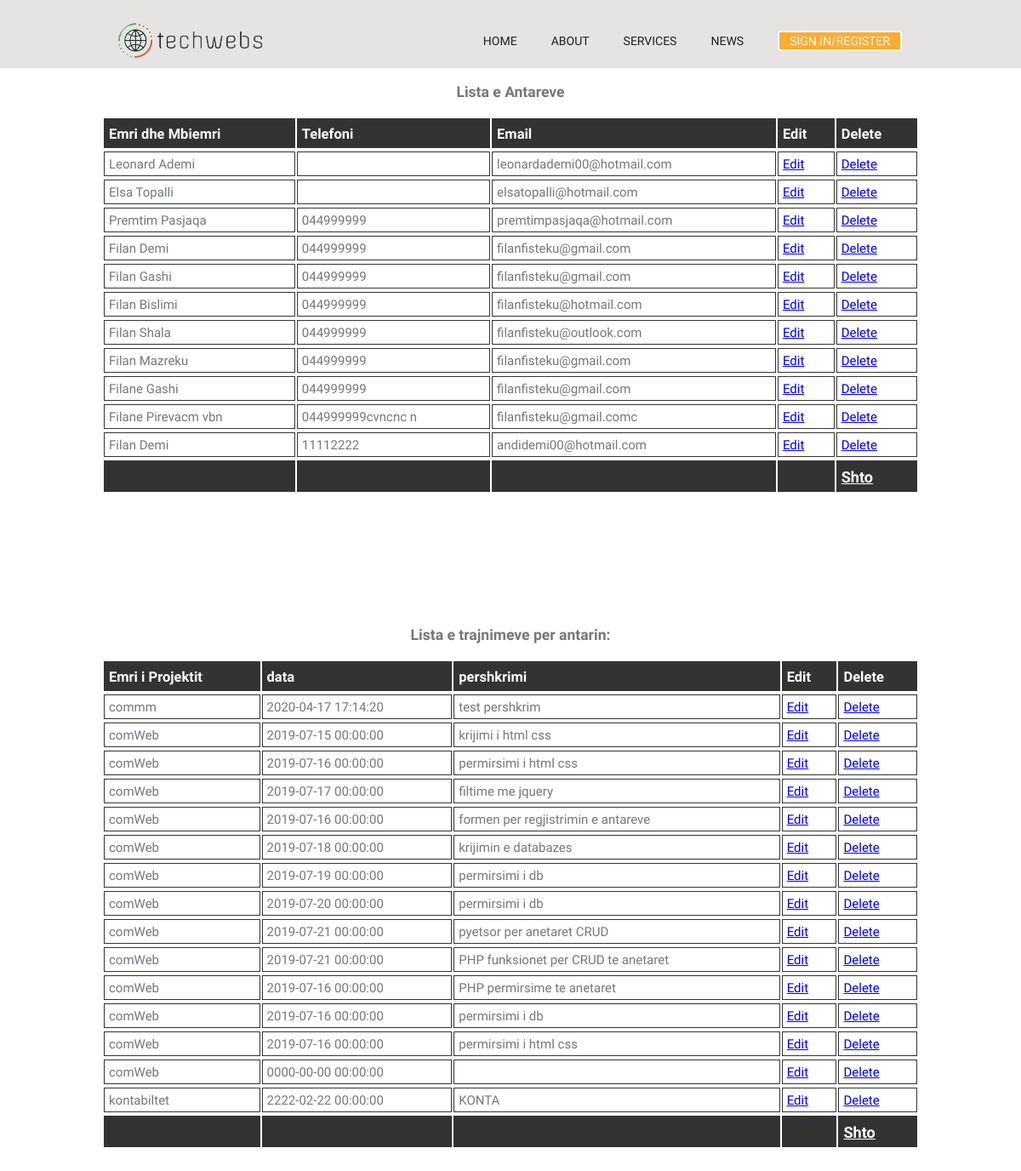
/antaret.php, run on the app's committed database.
### tables this page shows
CREATE TABLE `antaret` (
  `antariid` int(11) NOT NULL,
  `emri` varchar(50) NOT NULL,
  `mbiemri` varchar(50) NOT NULL,
  `datalindjes` date DEFAULT NULL,
  `nrpersonal` bigint(20) DEFAULT NULL,
  `telefoni` varchar(20) DEFAULT NULL,
  `email` varchar(30) DEFAULT NULL,
  `fjalekalimi` varchar(30) DEFAULT NULL,
  `roli` bit(1) DEFAULT NULL
);

CREATE TABLE `trajnimet` (
  `trajnimetid` int(11) NOT NULL,
  `antariid` int(11) NOT NULL,
  `projektiid` int(11) DEFAULT NULL,
  `data` datetime NOT NULL DEFAULT current_timestamp(),
  `pershkrimi` text DEFAULT NULL
);

CREATE TABLE `projektet` (
  `projektiid` int(11) NOT NULL,
  `emri` varchar(50) NOT NULL,
  `pershkrimi` text DEFAULT NULL,
  `datafillimit` date NOT NULL,
  `datambarimit` date NOT NULL
);

### inc/funksionet.php (called while the page is built, shortened)
<?php
    global $dbcon;
    function merrAntaret(){
        global $dbcon;
        $sql="SELECT antariid, emri, mbiemri, telefoni, email FROM antaret";
        $result=mysqli_query($dbcon,$sql);
        if($result){
            return $result;
        }
        else{
            die("Nuk arrita te marr shenimet !". mysqli_error($dbcon));
        }
    }
?>

### inc/funk.php (called while the page is built, shortened)
<?php
global $dbconn;
function merrTrajnimet($antariid){
    global $dbconn;
    $sql = " SELECT t.trajnimetid, p.emri, t.data, t.pershkrimi FROM trajnimet t INNER JOIN projektet p ON t.projektiid = p.projektiid ";
     $result = mysqli_query($dbconn,$sql);
     if($result){
         return $result;
     }
     else{
        die("Nuk arrita te marr shenimet!". mysqli_error($dbconn));
    }
}
?>

### antaret.php (the view, shortened to what this page needs)
<?php include_once "inc/header.php";?>
<!DOCTYPE html>
<html lang="en">
<head>
</head>
<body>
<h3 class="titujt">Lista e Antareve</h3>
            <table id="members" >
                <tr><th>Emri dhe Mbiemri</th><th> Telefoni</th><th>Email</th> <th>Edit</th> <th>Delete</th></tr>
                <?php
                    $anetaret = merrAntaret();
                    while ($antari = mysqli_fetch_assoc($anetaret)) {
                        $aid = $antari["antariid"];
                        echo "<tr>";
                        echo "<td>".$antari["emri"]." ".$antari["mbiemri"]."</td>";
                        echo "<td>".$antari["telefoni"]."</td>";
                        echo "<td>".$antari["email"]."</td>";
                        echo "<td><a href='antaret/modifiko_anetar.php?aid={$aid}'>Edit</a></td>";
                        echo "<td><a href='antaret/fshij_anetar.php?aid={$aid}'>Delete</a></td>";
                        echo "</tr>";
                    }
                ?>
            <tr><th></th><th></th><th></th> <th></th> <th><a href="antaret/shto_anetar.php">Shto</a></th></tr>
            </table>
                    <br><br>
<h3 class="titujt">Lista e trajnimeve per antarin: <?php echo $_SESSION['antari']['emridhembiemri']; ?></h3>
        <table id="members">
        <tr><th>Emri i Projektit</th><th>data</th><th>pershkrimi</th> <th>Edit</th> <th>Delete</th></tr>
        <?php
            $trajnimet = merrTrajnimet($_SESSION['antari']['antariid']);
            while($trajnimi = mysqli_fetch_assoc($trajnimet)){
                $tid = $trajnimi['trajnimetid'];
                echo "<tr>";
                echo "<td>". $trajnimi['emri']. "</td>";
                echo "<td>". $trajnimi['data']. "</td>";
                echo "<td>". $trajnimi['pershkrimi']. "</td>";
                echo "<td><a href='antaret/modifiko_trajnimet.php?tid={$tid}'>Edit</a></td> ";
                echo "<td><a href='antaret/fshij_trajnimet.php?tid={$tid}'>Delete</a></td> ";
                echo "</tr>";
            }
        ?>
        <tr><th></th><th></th><th></th> <th></th> <th><a href="antaret/shto_trajnim.php">Shto</a></th></tr>
            </table>
</body>

### styleee.css (style rules this page uses)
body { font-family: 'Trebuchet MS', 'Lucida Sans Unicode', 'Lucida Grande', 'Lucida Sans', Arial, sans-serif; font-size: 15px; color: #73787e; background-color: #f9f8f6; margin: 0;padding: 0; }
.titujt { width: 100%; text-align: center; }
#members { margin-top: 20px; margin-left: 2px; width: 80%; empty-cells: show; border-spacing: 2px 4px; border-collapse: separate; margin: 0 auto; margin-bottom: 100px; }
#members td, #members th { font-size:1em; border:1px solid #333; padding:5px 9px 4px 5px; }
#members th ,#members th a { font-size:1.1em; text-align:left; padding-top:8px; padding-bottom:6px; background-color:#333; color:#ffffff; }

### home.css (style rules this page uses)
body { font-family: 'Ubuntu', sans-serif; margin: 0; background-color:rgb(255, 255, 255); }

### data on the page
antaret: emri "Leonard", mbiemri "Ademi", email "leonardademi00@hotmail.com"
antaret: emri "Elsa", mbiemri "Topalli", email "elsatopalli@hotmail.com"
antaret: emri "Premtim", mbiemri "Pasjaqa", telefoni "044999999", email "premtimpasjaqa@hotmail.com"
antaret: emri "Filan", mbiemri "Demi", telefoni "044999999", email "filanfisteku@gmail.com"
antaret: emri "Filan", mbiemri "Gashi", telefoni "044999999", email "filanfisteku@gmail.com"
antaret: emri "Filan", mbiemri "Bislimi", telefoni "044999999", email "filanfisteku@hotmail.com"
antaret: emri "Filan", mbiemri "Shala", telefoni "044999999", email "filanfisteku@outlook.com"
antaret: emri "Filan", mbiemri "Mazreku", telefoni "044999999", email "filanfisteku@gmail.com"
antaret: emri "Filane", mbiemri "Gashi", telefoni "044999999", email "filanfisteku@gmail.com"
antaret: emri "Filane", mbiemri "Pirevacm vbn", telefoni "044999999cvncnc n", email "filanfisteku@gmail.comc"
antaret: emri "Filan", mbiemri "Demi", telefoni "11112222", email "andidemi00@hotmail.com"
trajnimet: projektiid.emri "commm", data "2020-04-17 17:14:20", pershkrimi "test pershkrim"
trajnimet: projektiid.emri "comWeb", data "2019-07-15 00:00:00", pershkrimi "krijimi i html css"
trajnimet: projektiid.emri "comWeb", data "2019-07-16 00:00:00", pershkrimi "permirsimi i html css"
trajnimet: projektiid.emri "comWeb", data "2019-07-17 00:00:00", pershkrimi "filtime me jquery"
trajnimet: projektiid.emri "comWeb", data "2019-07-16 00:00:00", pershkrimi "formen per regjistrimin e antareve"
trajnimet: projektiid.emri "comWeb", data "2019-07-18 00:00:00", pershkrimi "krijimin e databazes"
trajnimet: projektiid.emri "comWeb", data "2019-07-19 00:00:00", pershkrimi "permirsimi i db"
trajnimet: projektiid.emri "comWeb", data "2019-07-20 00:00:00", pershkrimi "permirsimi i db"
trajnimet: projektiid.emri "comWeb", data "2019-07-21 00:00:00", pershkrimi "pyetsor per anetaret CRUD"
trajnimet: projektiid.emri "comWeb", data "2019-07-21 00:00:00", pershkrimi "PHP funksionet per CRUD te anetaret"
trajnimet: projektiid.emri "comWeb", data "2019-07-16 00:00:00", pershkrimi "PHP permirsime te anetaret"
trajnimet: projektiid.emri "comWeb", data "2019-07-16 00:00:00", pershkrimi "permirsimi i db"
trajnimet: projektiid.emri "comWeb", data "2019-07-16 00:00:00", pershkrimi "permirsimi i html css"
trajnimet: projektiid.emri "comWeb", data "0000-00-00 00:00:00"
trajnimet: projektiid.emri "kontabiltet", data "2222-02-22 00:00:00", pershkrimi "KONTA"
